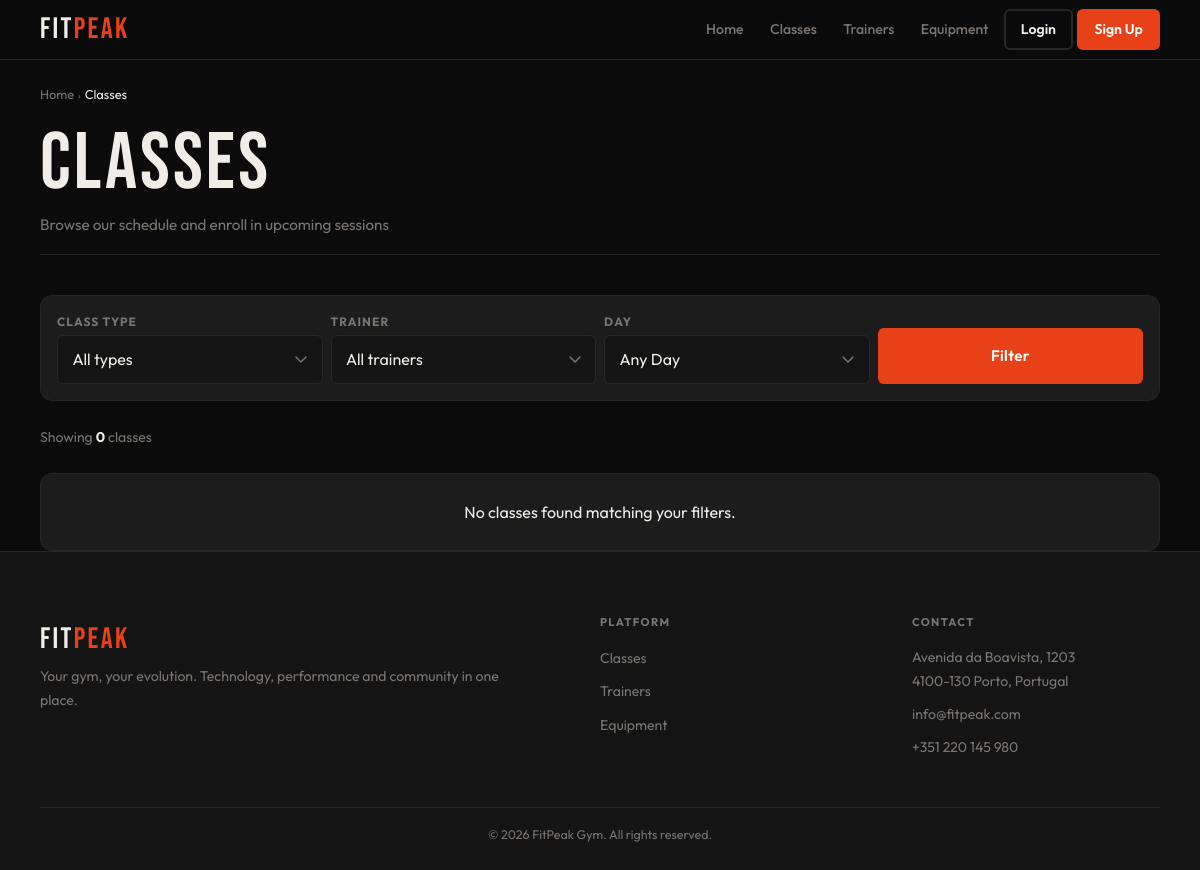
/pages/classes.php, run on an earlier commit of the app's database.
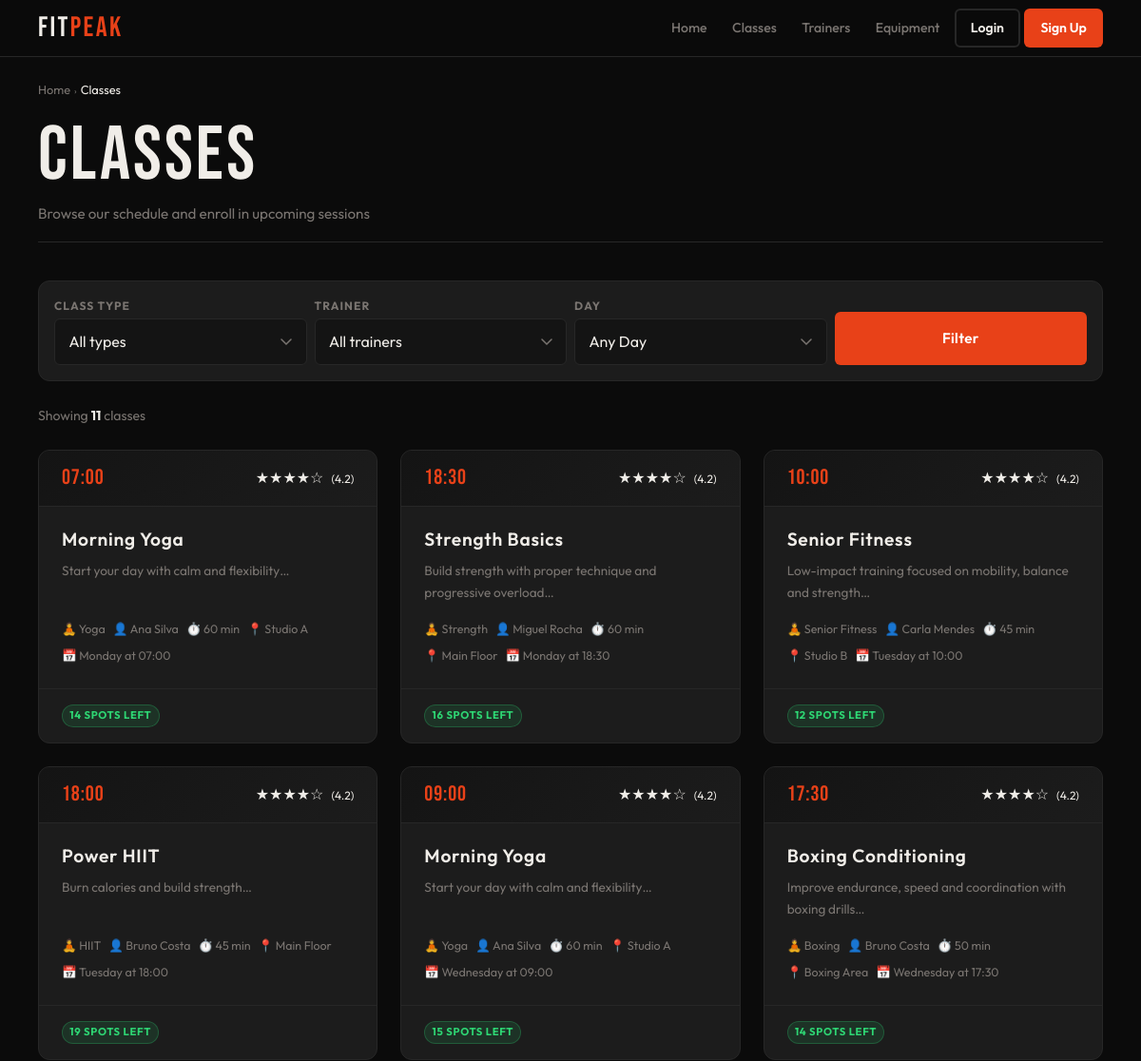
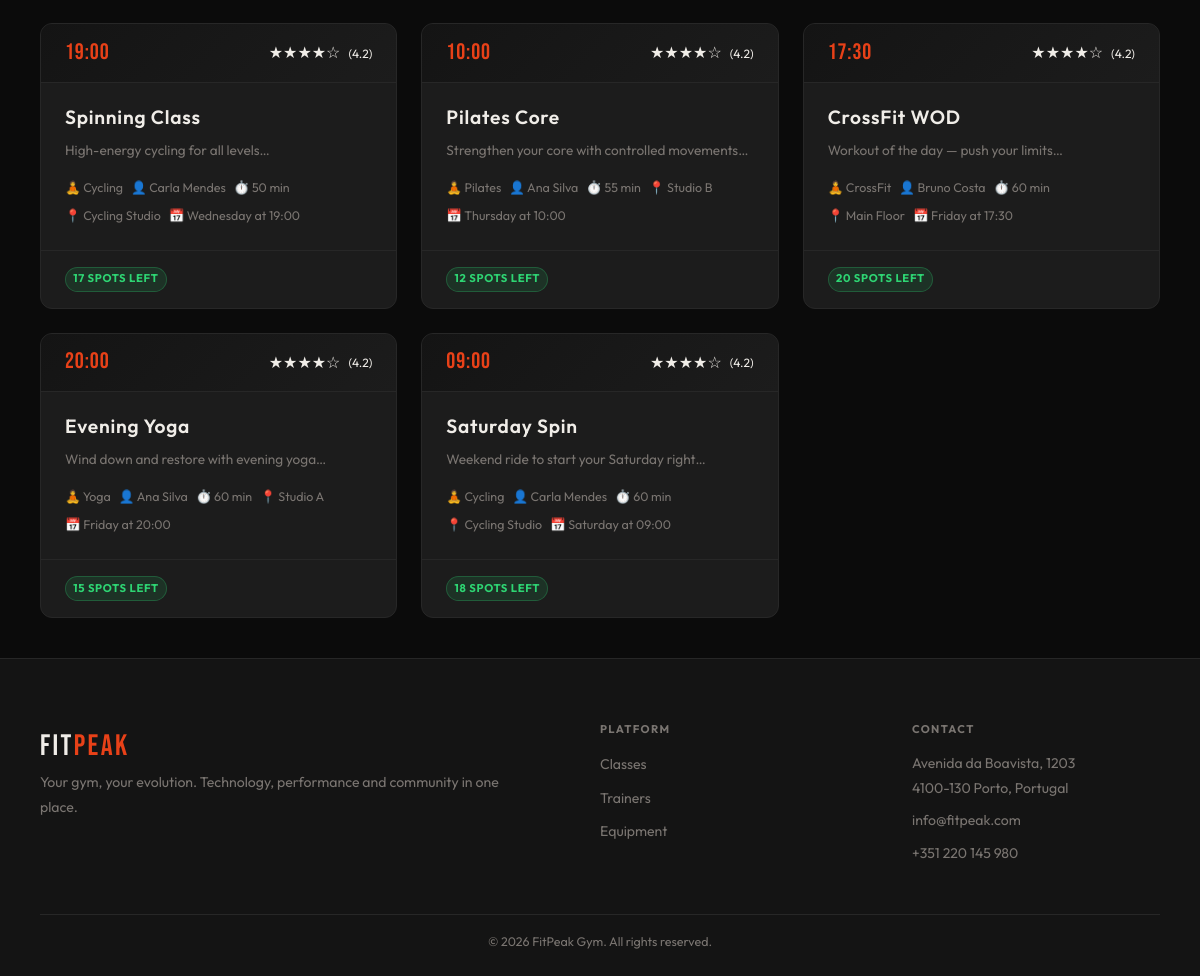
And on a later commit of the database (2 pictures, top to bottom).
### tables this page shows
CREATE TABLE class_schedules (
    id INTEGER PRIMARY KEY AUTOINCREMENT,
    class_id INTEGER NOT NULL,
    trainer_id INTEGER,
    day_of_week TEXT NOT NULL,   -- Monday, Tuesday, etc.
    start_time TEXT NOT NULL,
    location TEXT NOT NULL DEFAULT 'Studio A',
    capacity INTEGER NOT NULL DEFAULT 20,
    duration_min INTEGER NOT NULL DEFAULT 60,
    FOREIGN KEY(class_id) REFERENCES classes(id) ON DELETE CASCADE,
    FOREIGN KEY(trainer_id) REFERENCES users(id) ON DELETE SET NULL
);

CREATE TABLE classes (
    id INTEGER PRIMARY KEY AUTOINCREMENT,
    name TEXT NOT NULL,
    description TEXT,
    class_type_id INTEGER NOT NULL,
    active INTEGER NOT NULL DEFAULT 1,
    FOREIGN KEY(class_type_id) REFERENCES class_types(id)
);

CREATE TABLE class_types (
    id INTEGER PRIMARY KEY AUTOINCREMENT,
    name TEXT UNIQUE NOT NULL,
    label TEXT NOT NULL,
    description TEXT,
    icon TEXT,
    active INTEGER NOT NULL DEFAULT 1
);

CREATE TABLE users (
    id INTEGER PRIMARY KEY AUTOINCREMENT,
    name TEXT NOT NULL,
    username TEXT UNIQUE NOT NULL,
    email TEXT UNIQUE NOT NULL,
    password TEXT NOT NULL,
    role TEXT NOT NULL DEFAULT 'member' CHECK(role IN ('member','trainer','admin')),
    photo TEXT DEFAULT NULL,
    active INTEGER NOT NULL DEFAULT 1,
    created_at DATETIME DEFAULT CURRENT_TIMESTAMP
);

### db/classes.php (called while the page is built, shortened)
<?php
function getAllClassSchedules($pdo, $filters = []) {
    $sql = "
        SELECT
            cs.id AS schedule_id,
            cs.day_of_week,
            cs.start_time,
            cs.location,
            cs.capacity,
            cs.duration_min,
            c.id AS class_id,
            c.name AS class_name,
            c.description AS class_description,
            ct.id AS class_type_id,
            ct.name AS class_type_name,
            ct.label AS class_type_label,
            u.id AS trainer_id,
            u.name AS trainer_name,
            (SELECT COUNT(*) FROM enrollments e
             JOIN class_sessions sess ON e.session_id = sess.id
             WHERE sess.schedule_id = cs.id AND e.status = 'enrolled') AS enrolled_count
        FROM class_schedules cs
        JOIN classes c ON cs.class_id = c.id
        JOIN class_types ct ON c.class_type_id = ct.id
        LEFT JOIN users u ON cs.trainer_id = u.id
        WHERE c.active = 1
    ";
    $params = [];
    $sql .= "
        ORDER BY
            CASE cs.day_of_week
                WHEN 'Monday' THEN 1
                WHEN 'Tuesday' THEN 2
                WHEN 'Wednesday' THEN 3
                WHEN 'Thursday' THEN 4
                WHEN 'Friday' THEN 5
                WHEN 'Saturday' THEN 6
                WHEN 'Sunday' THEN 7
                ELSE 8
            END,
            cs.start_time
    ";
    $stmt = $pdo->prepare($sql);
    $stmt->execute($params);
    return $stmt->fetchAll(PDO::FETCH_ASSOC);
}

### template/classes.php (the view, shortened to what this page needs)
<?php
function output_class_schedule_list($schedules) {
    if (empty($schedules)) {
        echo '<div class="card"><div class="card-body center-text"><p>No classes found matching your filters.</p></div></div>';
        return;
    }
    echo '<div class="class-grid">';
    foreach ($schedules as $schedule) {
        output_class_schedule_card($schedule);
    }
    echo '</div>';
}
function output_class_schedule_card($schedule) {
    $scheduleId = $schedule['schedule_id'];
    $className = htmlspecialchars($schedule['class_name']);
    $trainerName = htmlspecialchars($schedule['trainer_name'] ?? 'TBD');
    $day = $schedule['day_of_week'];
    $startTime = $schedule['start_time'];
    $location = htmlspecialchars($schedule['location']);
    $duration = $schedule['duration_min'];
    $capacity = $schedule['capacity'];
    $enrolled = $schedule['enrolled_count'] ?? 0;
    $freeSpots = $capacity - $enrolled;
    if ($freeSpots <= 0) $fillClass = 'danger';
    elseif ($freeSpots <= ceil($capacity * 0.2)) $fillClass = 'warning';
    else $fillClass = 'success';
    $typeLabel = htmlspecialchars($schedule['class_type_label'] ?? ucfirst($schedule['class_type_name']));
    ?>
    <div class="class-card" data-schedule-id="<?= $scheduleId ?>">
        <div class="class-head">
            <div class="class-time-big"><?= $startTime ?></div>
            <div class="class-ratings">
                <div class="stars">★★★★☆</div>
                <span class="rating-text">(4.2)</span>
            </div>
        </div>
        <div class="class-body">
            <h3 class="class-name"><?= $className ?></h3>
            <p><?= htmlspecialchars(substr($schedule['class_description'] ?? '', 0, 100)) ?>…</p>
            <ul class="class-meta">
                <li>🧘 <?= $typeLabel ?></li>
                <li>👤 <?= $trainerName ?></li>
                <li>⏱️ <?= $duration ?> min</li>
                <li>📍 <?= $location ?></li>
                <li>📅 <?= $day ?> at <?= $startTime ?></li>
            </ul>
        </div>
        <div class="class-foot">
            <div class="cap-wrap">
                <span class="badge badge-<?= $fillClass ?>"><?= $freeSpots ?> spots left</span>
            </div>
        </div>
    </div>
    <?php
}

### includes/header.php (shortened to what this page needs)
<?php
function output_header($pageCss) { ?>
    <!DOCTYPE html>
    <html lang="en">
    <head>
        <link rel="stylesheet" href="../css/base.css">
        <link rel="stylesheet" href="../css/components.css">
        <link rel="stylesheet" href="../css/pages/<?php echo $pageCss; ?>">
    </head>
    <body>
    <header>
        <nav class="navbar" aria-label="Main navigation">
            <a href="../index.php" class="logo">FIT<span>PEAK</span></a>
            <ul class="nav-menu">
                <li><a href="../index.php">Home</a></li>
                <li><a href="../pages/classes.php">Classes</a></li>
                <li><a href="../pages/trainers.php">Trainers</a></li>
                <li><a href="../pages/equipment.php">Equipment</a></li>
                <li><a href="../pages/login.php" class="nav-login">Login</a></li>
                <li><a href="../pages/register.php" class="nav-register">Sign Up</a></li>
            </ul>
        </nav>
    </header>
<?php } ?>

### pages/classes.php (shortened to what this page needs)
<?php
require_once '../includes/header.php';
require_once '../includes/footer.php';
require_once '../db/classes.php';
require_once '../template/classes.php';
$pdo = getDatabaseConnection();
$schedules = getAllClassSchedules($pdo, []);
output_header('classes.css');
?>
<main class="main">
    <div class="container">
        <header class="page-header">
            <nav>
                <ol class="breadcrumb">
                    <li><a href="../index.php">Home</a></li>
                    <li><span class="breadcrumb-sep">›</span></li>
                    <li><span>Classes</span></li>
                </ol>
            </nav>
            <div class="page-header-row">
                <h1>Classes</h1>
                <p>Browse our schedule and enroll in upcoming sessions</p>
            </div>
        </header>
        <section>
            <form id="filter-form" class="filter-bar" method="get" action="classes.php">
                <div class="filter-group">
                    <label class="form-label" for="f-type">Class type</label>
                    <select id="f-type" name="type" class="form-select">
                        <option value="">All types</option>
                    </select>
                </div>
                <div class="filter-group">
                    <label class="form-label" for="f-trainer">Trainer</label>
                    <select id="f-trainer" name="trainer" class="form-select">
                        <option value="">All trainers</option>
                    </select>
                </div>
                <div class="filter-group">
                    <label class="form-label" for="f-day">Day</label>
                    <select id="f-day" name="day" class="form-select">
                        <option value="">Any Day</option>
                    </select>
                </div>
                <div class="filter-group filter-group-end">
                    <button type="submit" class="main-button full-width">Filter</button>
                </div>
            </form>
        </section>
        <div class="results-bar">
            <p class="results-count" id="results-count">
                Showing <strong id="class-count"><?= count($schedules) ?></strong> classes
            </p>
        </div>
        <div id="class-list-container">
            <?php output_class_schedule_list($schedules); ?>
        </div>
    </div>
</main>
<?php output_footer(); ?>

### includes/footer.php
<?php
function output_footer() { ?>
    <footer class="site-footer">
        <div class="container">
            <div class="footer-grid">
                <div class="footer-box">
                    <span class="logo">FIT<span>PEAK</span></span>
                    <p>Your gym, your evolution. Technology, performance and community in one place.</p>
                </div>
                <div class="footer-box">
                    <h3>Platform</h3>
                    <ul>
                        <li><a href="pages/classes.php">Classes</a></li>
                        <li><a href="pages/trainers.php">Trainers</a></li>
                        <li><a href="pages/equipment.php">Equipment</a></li>
                    </ul>
                </div>
                <div class="footer-box">
                    <h3>Contact</h3>
                    <p>Avenida da Boavista, 1203<br>4100-130 Porto, Portugal</p>
                    <p>info@fitpeak.com</p>
                    <p>+351 220 145 980</p>
                </div>
            </div>
            <div class="footer-bottom">
                <p>&copy; 2026 FitPeak Gym. All rights reserved.</p>
            </div>
        </div>
    </footer>
    </body>
    </html>
<?php } ?>

### css/base.css (style rules this page uses)
:root { --bg: #0b0b0b; --surface: #141414; --card: #1c1c1c; --border: #272727; --accent: #e84118; --accent-glow: rgba(232, 65, 24, 0.28); --text: #f0ede8; --muted: #7a7571; --success: #2ed573; --warning: #ffa502; --danger: #ff4757; --info: #1e90ff; --ff-display: 'Bebas Neue', sans-serif; --ff-body: 'Outfit', sans-serif; --sp-xs: 0.25rem; --sp-sm: 0.5rem; --sp-md: 1rem; --sp-lg: clamp(1rem, 3vw, 1.5rem); --sp-xl: clamp(1.5rem, 5vw, 2.5rem); --sp-2xl: clamp(2rem, 7vw, 4rem); --nav-h: 60px; --r-sm: 6px; --r-md: 12px; --r-pill: 999px; --touch: 44px; --max-w: 1200px; --shadow-a: 0 0 24px var(--accent-glow); --t: 0.22s cubic-bezier(0.4, 0, 0.2, 1); }
*, *::before, *::after { box-sizing: border-box; margin: 0; padding: 0; }
html { font-size: 16px; scroll-behavior: smooth; -webkit-text-size-adjust: 100%; }
body { font-family: var(--ff-body); background: var(--bg); color: var(--text); line-height: 1.6; min-height: 100dvh; display: flex; flex-direction: column; overflow-x: hidden; }
a { color: inherit; text-decoration: none; }
ul, ol { list-style: none; }
button { cursor: pointer; border: none; background: none; font: inherit; }
input, select, textarea { font: inherit; }
h1, h2, h3, h4, h5, h6 { font-family: var(--ff-display); letter-spacing: 0.04em; line-height: 1.1; font-weight: 400; }
h1 { font-size: clamp(2.2rem, 7vw, 5rem); }
h3, h4 { font-size: clamp(1rem, 2.5vw, 1.2rem); font-family: var(--ff-body); font-weight: 600; }
p { line-height: 1.75; }
.container { width: 100%; max-width: var(--max-w); margin-inline: auto; padding-inline: var(--sp-md); }
.main { flex: 1; padding-top: var(--nav-h); }
@media (min-width: 640px) { .container { padding-inline: var(--sp-lg); } }
@media (min-width: 1024px) { .container { padding-inline: var(--sp-xl); } }
.center-text { text-align: center; }

What changed in the data, as far as the page shows it:
added class_schedules: start_time "07:00", class.name "Morning Yoga", class.description "Start your day with calm and flexibility", class_types.label "Yoga", trainer.name "Ana Silva", duration_min "60", location "Studio A", day_of_week "Monday", freeSpots "14"
added class_schedules: start_time "18:30", class.name "Strength Basics", class.description "Build strength with proper technique and progressive overload", class_types.label "Strength", trainer.name "Miguel Rocha", duration_min "60", location "Main Floor", day_of_week "Monday", capacity "16"
added class_schedules: start_time "10:00", class.name "Senior Fitness", class.description "Low-impact training focused on mobility, balance and strength", class_types.label "Senior Fitness", trainer.name "Carla Mendes", duration_min "45", location "Studio B", day_of_week "Tuesday", capacity "12"
added class_schedules: start_time "18:00", class.name "Power HIIT", class.description "Burn calories and build strength", class_types.label "HIIT", trainer.name "Bruno Costa", duration_min "45", location "Main Floor", day_of_week "Tuesday", freeSpots "19"
added class_schedules: start_time "09:00", class.name "Morning Yoga", class.description "Start your day with calm and flexibility", class_types.label "Yoga", trainer.name "Ana Silva", duration_min "60", location "Studio A", day_of_week "Wednesday", capacity "15"
added class_schedules: start_time "17:30", class.name "Boxing Conditioning", class.description "Improve endurance, speed and coordination with boxing drills", class_types.label "Boxing", trainer.name "Bruno Costa", duration_min "50", location "Boxing Area", day_of_week "Wednesday", capacity "14"
added class_schedules: start_time "19:00", class.name "Spinning Class", class.description "High-energy cycling for all levels", class_types.label "Cycling", trainer.name "Carla Mendes", duration_min "50", location "Cycling Studio", day_of_week "Wednesday", freeSpots "17"
added class_schedules: start_time "10:00", class.name "Pilates Core", class.description "Strengthen your core with controlled movements", class_types.label "Pilates", trainer.name "Ana Silva", duration_min "55", location "Studio B", day_of_week "Thursday", capacity "12"
added class_schedules: start_time "17:30", class.name "CrossFit WOD", class.description "Workout of the day — push your limits", class_types.label "CrossFit", trainer.name "Bruno Costa", duration_min "60", location "Main Floor", day_of_week "Friday", capacity "20"
added class_schedules: start_time "20:00", class.name "Evening Yoga", class.description "Wind down and restore with evening yoga", class_types.label "Yoga", trainer.name "Ana Silva", duration_min "60", location "Studio A", day_of_week "Friday", capacity "15"
added class_schedules: start_time "09:00", class.name "Saturday Spin", class.description "Weekend ride to start your Saturday right", class_types.label "Cycling", trainer.name "Carla Mendes", duration_min "60", location "Cycling Studio", day_of_week "Saturday", capacity "18"
Also different on the page:
count($schedules): "0" → "11"
text no longer shown: "No classes found matching your filters."
